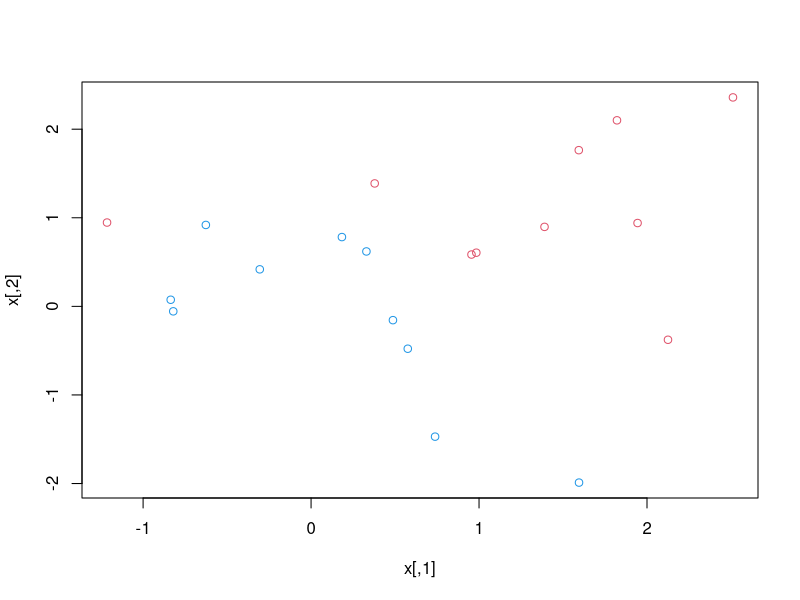
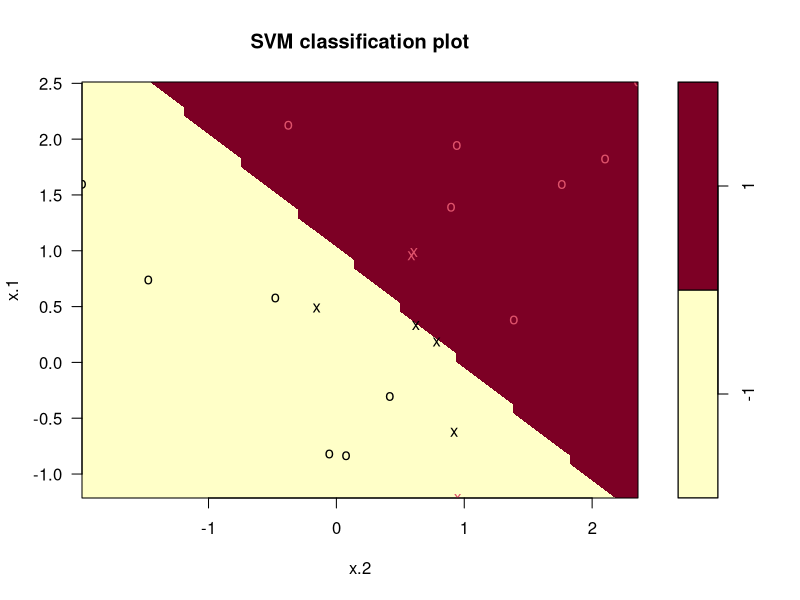
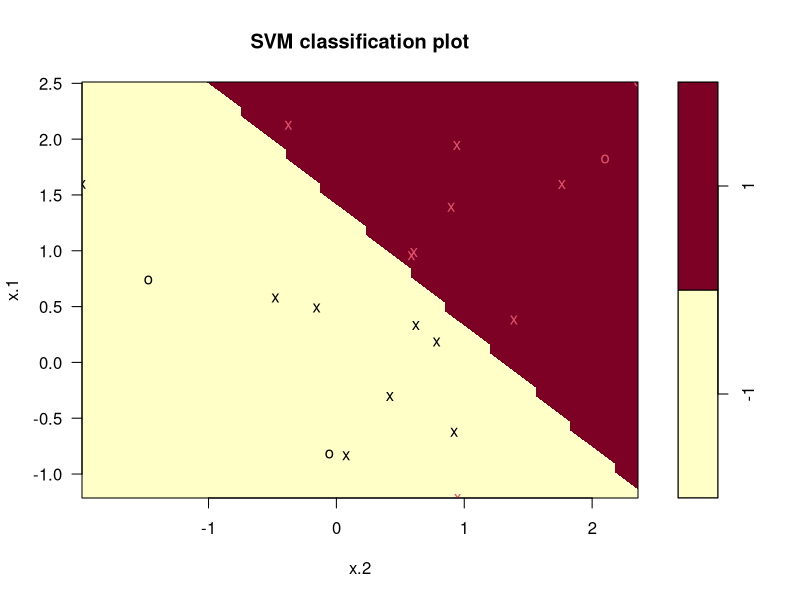
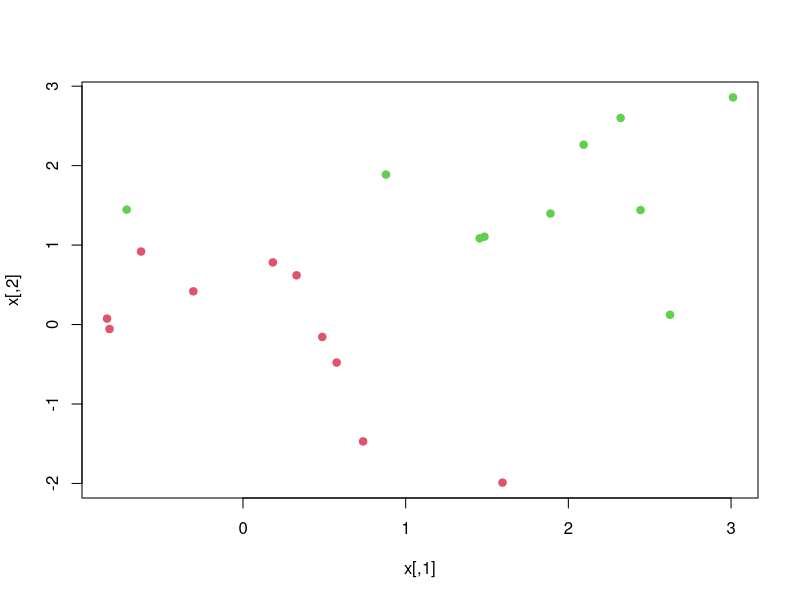
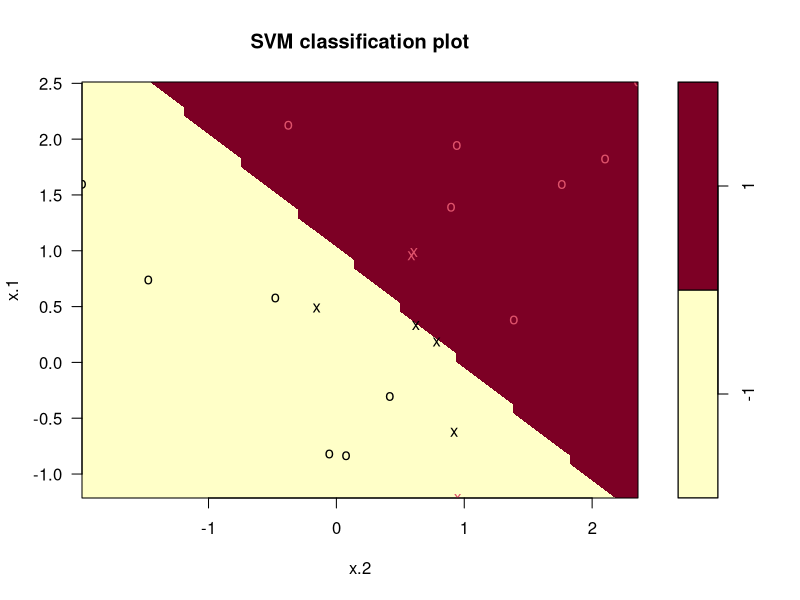
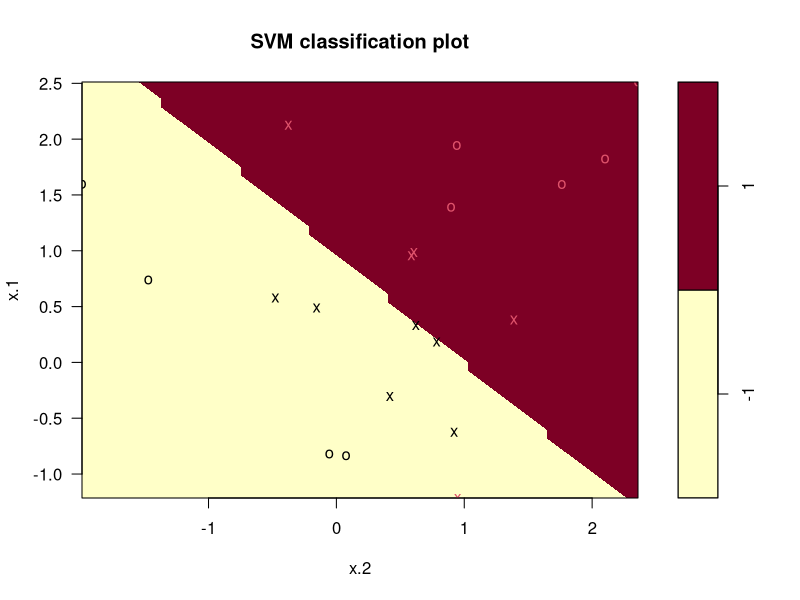

Generate these figures, in order, with R:
#Download the e1071 library -> for stat learning methods functions
#Want to use the svm() function. 
#Support Vector Classifier used when kernel = "linear"

#Cost argument: if cost argument is small -> margins wide. Many support vectors will violate the margin
#Cost large: margins will be narrow.

#Generate the observations of two classes
set.seed(1)
x = matrix(rnorm(20*2), ncol = 2)
y = c(rep(-1,10), rep(1,10))
x[y==1,] = x[y==1,] +1 #change x vals according to y
plot(x, col = (3-y)) #3-y because col argument must be greater than 0


#The classes are not linearly seperable
#Let's fit the support vector classifier
#For svm to perform class (and not reg) we need to encode response as factor
#Support vector classifier fit. 
dat = data.frame(x=x, y = as.factor(y))
library(e1071)
svmfit = svm(y~., data = dat, kernel = "linear", cost = 10, scale =FALSE)
#scale = FALSE tells the svm fct not to scale each feature to have mean 0 and sd = 1
plot(svmfit, dat) #much wow. 
#Support vectors plotted as crosses, circles are remaining observations. 

#Which observations are support vectors?
svmfit$index
summary(svmfit)

#let's try using a smaller value for the cost argument. 
svmfit = svm(y~., data = dat, kernel = "linear", cost = .1, scale = FALSE)
plot(svmfit, dat)
svmfit$index

#We now have a large number of support vectors (the margin is wider)


#Can perform cross validation with tune(), built in function in e1071 library
set.seed(1)
tune.out = tune(svm, y~., data= dat, kernel = "linear", 
                ranges = list(cost = c(0.001, 0.01, 0.1, 1,5,10,100)))
summary(tune.out)
#cost = 0.1 gives us lowest cross val error rate. 

#Access the best model: 
bestmod = tune.out$best.model
summary(bestmod)

#Let's use this model and see performance on test observations: 
xtest = matrix(rnorm(20*2), ncol = 2) 
ytest = sample(c(-1,1), 20, rep = TRUE) #random sample of 1s and -1s
xtest[ytest==1,] = xtest[ytest==1,] +1
testdat = data.frame(x=xtest, y=as.factor(ytest))

#fit the model on the data using preddict
ypred = predict(bestmod, testdat)
table(predict = ypred, truth = testdat$y)


#What if have 2 classes that are linearly sepearble
#-> find sepearting hyperplne with svm function
x[y==1,] = x[y==1] + 0.5
plot(x, col = (y+5)/2, pch = 19)

#Use a very large cost so that no obs misclassified.
data = data.frame(x = x, as.factor(y))
svmfit = svm(y~., data = dat, kernel = "linear", cost = 1e5)
summary(svmfit)
plot(svmfit, dat)

#We can see that obs that are not support vectors are very close to boundary (due to small margin)
#This model might perform badly on test data

#Try another model with larger margins
svmfit2 = svm(y~., data = dat, kernel = "linear", cost = 1)
summary(svmfit2)
plot(svmfit2, dat) #1 misclassification but have 7 support vectors -> will prob perform better on test dat.
